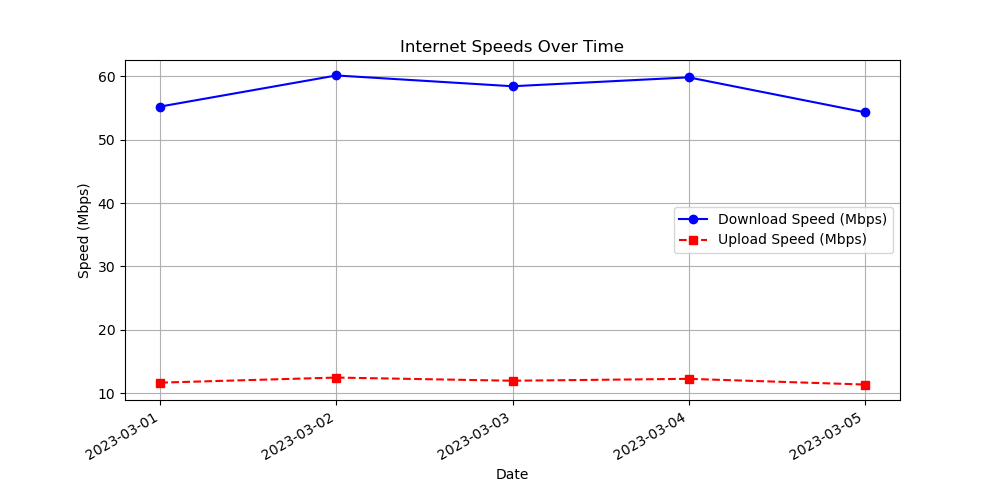

This figure's Python source:

import matplotlib.pyplot as plt
import matplotlib.dates as mdates
from datetime import datetime

# Given data
data = [
    {'Date': '2023-03-01', 'Download Speed (Mbps)': 55.2, 'Upload Speed (Mbps)': 11.7},
    {'Date': '2023-03-02', 'Download Speed (Mbps)': 60.1, 'Upload Speed (Mbps)': 12.5},
    {'Date': '2023-03-03', 'Download Speed (Mbps)': 58.4, 'Upload Speed (Mbps)': 12.0},
    {'Date': '2023-03-04', 'Download Speed (Mbps)': 59.8, 'Upload Speed (Mbps)': 12.3},
    {'Date': '2023-03-05', 'Download Speed (Mbps)': 54.3, 'Upload Speed (Mbps)': 11.4}
]

# Extracting data for plotting
dates = [datetime.strptime(item['Date'], '%Y-%m-%d') for item in data]
download_speeds = [item['Download Speed (Mbps)'] for item in data]
upload_speeds = [item['Upload Speed (Mbps)'] for item in data]

# Setting up the plot
plt.figure(figsize=(10, 5))

# Plotting both download and upload speeds
plt.plot(dates, download_speeds, marker='o', linestyle='-', color='b', label='Download Speed (Mbps)')
plt.plot(dates, upload_speeds, marker='s', linestyle='--', color='r', label='Upload Speed (Mbps)')

# Formatting the x-axis to show dates clearly
plt.gca().xaxis.set_major_formatter(mdates.DateFormatter('%Y-%m-%d'))
plt.gca().xaxis.set_major_locator(mdates.DayLocator())

# Adding some aesthetics
plt.xlabel('Date')
plt.ylabel('Speed (Mbps)')
plt.title('Internet Speeds Over Time')
plt.legend()
plt.grid(True)

# Rotating the date labels for better readability
plt.gcf().autofmt_xdate()

# To show the plot
plt.show()
